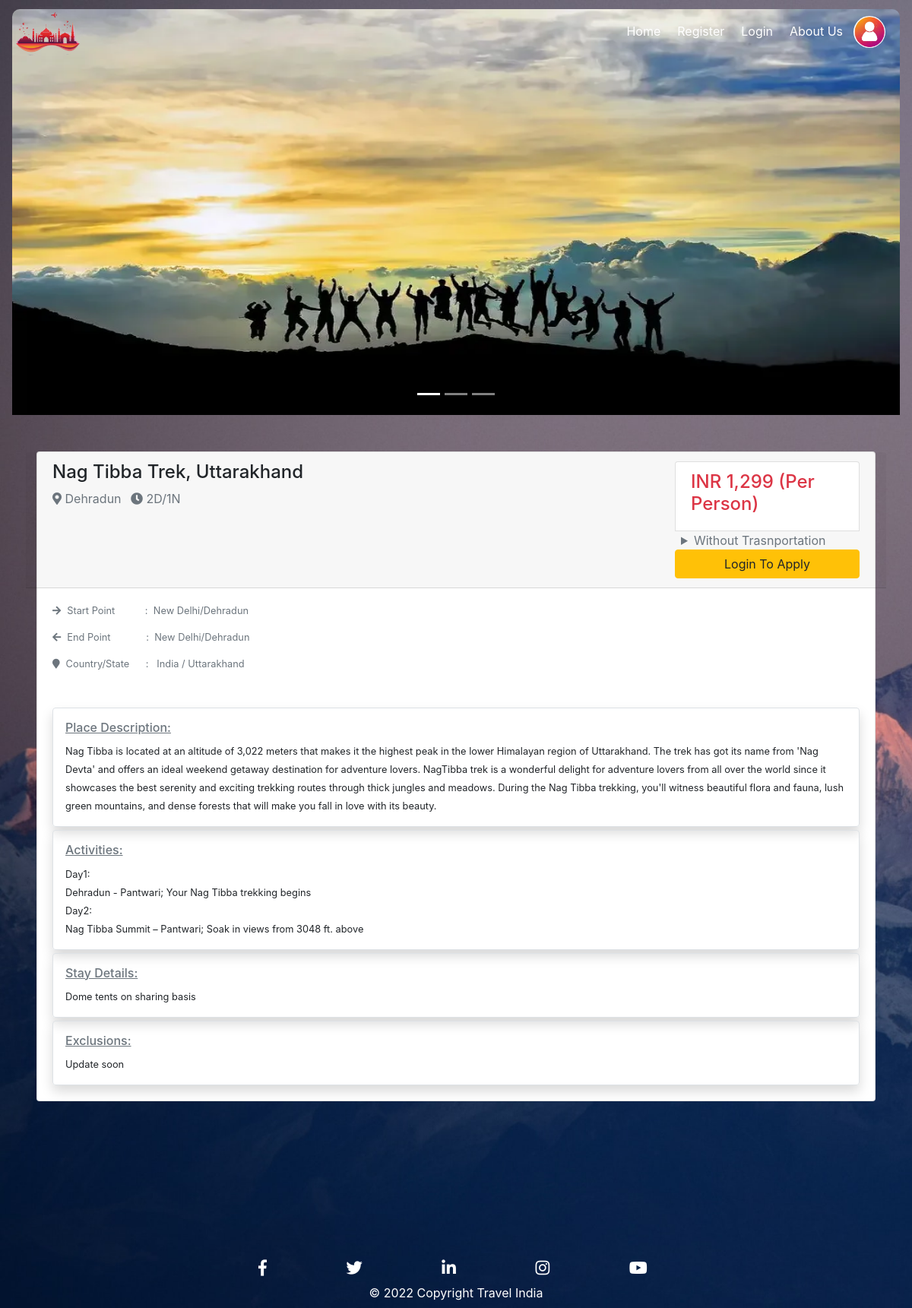
Page /packages/2/ on the earlier database version.
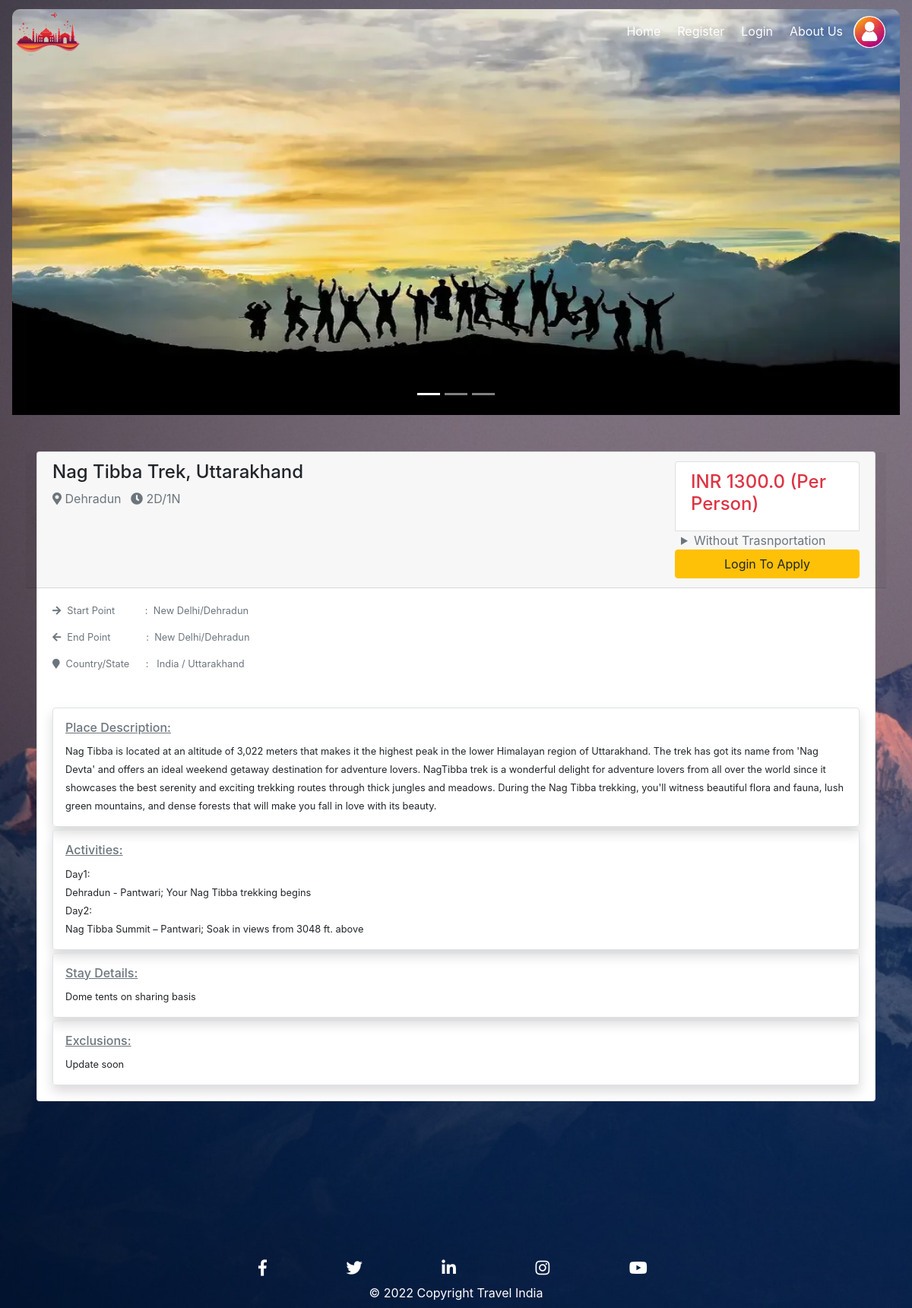
Same page on the later database version.
### TourPackages/models.py (models this page shows, shortened)
class Packages(models.Model):
    PlaceImage1 = models.ImageField(default = "DPlace.jpg", upload_to = 'Places/')
    PlaceImage2 = models.ImageField(default = "DPlace.jpg", upload_to = 'Places/')
    PlaceImage3 = models.ImageField(default = "DPlace.jpg", upload_to = 'Places/')
    PlaceName = models.CharField(max_length=100, default=None, null=True)
    Country = models.CharField(max_length=100, default=None, null=True)
    State = models.CharField(max_length=100, default=None, null=True)
    City = models.CharField(max_length=100, default=None, null=True)
    PlaceDescription = models.TextField(default=None, null=True)
    no_Days = models.CharField(max_length=10, default=None, null=True)
    Amount = models.FloatField(max_length=10, default=None, null=True)
    stayDetails = models.TextField(default=None, null=True)
    Activities = models.TextField(default=None, null=True)
    Startpoint = models.CharField(max_length=50, default=None, null=True )
    Endpoint = models.CharField(max_length=50, default=None, null=True)
    Exclusions = models.TextField(default=None, null=True)
    Season = models.CharField(max_length=50, default=None, null=True, choices=Seasons)

### TourPackages/views.py (the view, shortened to what this page needs)
# urls.py: path('packages/<int:pk>/', views.package_details.as_view(), name='Package_details_URL'),
class package_details(DetailView):
    model = Packages
    template_name_suffix = '_details'
    def get_context_data(self, **kwargs):
        context = super().get_context_data(**kwargs)
        if self.request.method == "GET":
            user = self.request.user
            book_trip = self.request.GET.get('applytrip')
            no_of_seats_requested = self.request.GET.get('no_of_seats')
            trasnport_opted = 'No' if self.request.GET.get('ntrans') else 'Yes'
        return context

### TourPackages/templates/TourPackages/packages_details.html (shortened to what the changed rows need)
{% extends 'TourPackages/Base.html' %}
{% block content %}
<form method="GET" role="form">
<div id="carouselExampleIndicators" class="carousel slide " data-ride="carousel" style="margin-top: -90px;">
    <div class="carousel-inner p-3 " style="height: 550px;">
    <div class="carousel-item active">
        <img class="" src="{{ object.PlaceImage1.url }}" alt="First slide" >
    </div>
    </div>
</div>
<div class="m-5" >
    <div class="">
        {% load mathfilters %}
        <div class="card" >
            <div class="row card-header ">
                <div class="col-md-9">
                    <h4>
                        {{ object.PlaceName }}
                    </h4>
                    <p class="text-muted">
                        <i class="fas fa-map-marker-alt text-muted"></i>
                         {{ object.City }}
                        <i class="fas fa-clock text-muted ml-2"></i>
                        {{ object.no_Days }}
                    </p>
                </div>
                <div class="col-md-3">
                    <ul class="list-group">
                        <li class="list-group-item "><h4 class="text-danger" name="ytrans" id="ytrans">INR {{ object.Amount }} (Per Person)</h4></li>
                    </ul>
                </div>
            </div>
            <div class="card-body">
            <small >
                <p class="text-muted"><i class="fas fa-arrow-right mr-2"></i>Start Point &nbsp &nbsp &nbsp &nbsp &nbsp : &nbsp{{object.Startpoint}}</p>
                <p class="text-muted"><i class="fas fa-arrow-left mr-2"></i>End Point &nbsp &nbsp &nbsp &nbsp &nbsp &nbsp : &nbsp{{object.Endpoint}}</p>
                <p class="text-muted"><i class="fa fa-map-marker mr-2"></i>Country/State  &nbsp &nbsp &nbsp: &nbsp {{ object.Country }} / {{ object.State }}</p>
            </small>
                <div class="border shadow rounded p-3 mt-5">
                    <h6 class="text-muted">
                        <u>Place Description:</u>
                    </h6>
                    <small >{{ object.PlaceDescription }}</small>
                </div>
                <div class="border shadow rounded p-3 mt-1">
                    <h6 class="text-muted">
                        <u>Activities:</u>
                    </h6>
                    <small style="white-space: pre-wrap;">{{ object.Activities }}</small>
                </div>
                <div class="border shadow rounded p-3 mt-1">
                    <h6 class="text-muted">
                        <u>Stay Details:</u>
                    </h6>
                    <small >{{ object.stayDetails }}</small>
                </div>
                <div class="border shadow rounded p-3 mt-1">
                    <h6 class="text-muted">
                        <u>Exclusions:</u>
                    </h6>
                    <small >{{ object.Exclusions }}</small>
                </div>
            </div>
        </div>
    </div>
</div>
</form>
{% endblock content %}

Differences in the rows shown:
changed Packages "Nag Tibba Trek, Uttarakhand": Amount "1,299" → "1300.0"
